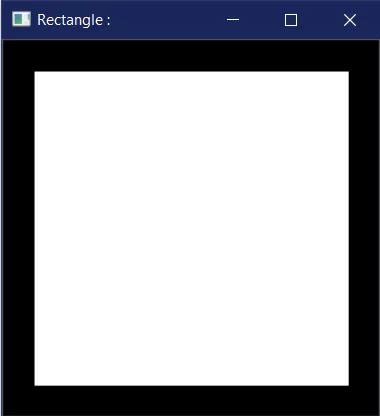
#> input picture sheet2/image-4.png.webp, 380 x 416 px, found by its file name
$ python 'Add two images.py'
#> lines starting #> are read from the running program, lines starting #| are printed output that depends on the picture
from math import floor
import cv2 as cv
import numpy as np


def Contrast_stretch(_2Dlist_local_old_image, _int_local_low_value, _int_local_high_value):
    row, column, channal = _2Dlist_local_old_image.shape
    _2Dlist_local_new_image = np.zeros((row, column, channal))
    _int_local_old_max_value = 0
    _int_local_old_min_value = 0
    _int_local_new_max_value = _int_local_high_value
    _int_local_new_min_value = _int_local_low_value
    for chh in range(0, channal):
        _int_local_old_max_value = 0
        _int_local_old_min_value = _2Dlist_local_old_image[0, 0, chh]
        for r in range(0, row):
            for c in range(0, column):
                if _int_local_old_max_value < _2Dlist_local_old_image[r, c, chh]:
                    _int_local_old_max_value = _2Dlist_local_old_image[r, c, chh]
                if _int_local_old_min_value > _2Dlist_local_old_image[r, c, chh]:
                    _int_local_old_min_value = _2Dlist_local_old_image[r, c, chh]
        _int_local_new_pixel = 0
        for r in range(0, row):
            for c in range(0, column):
                _int_local_new_pixel = ((_2Dlist_local_old_image[r, c, chh] - _int_local_old_min_value) / (
                            _int_local_old_max_value - _int_local_old_min_value)) * (
                                                   _int_local_new_max_value - _int_local_new_min_value) + _int_local_new_min_value
                if _int_local_new_pixel > 255:
                    _2Dlist_local_new_image[r, c, chh] = 255
                elif _int_local_new_pixel < 0:
                    _2Dlist_local_new_image[r, c, chh] = 0
                else:
                    _2Dlist_local_new_image[r, c, chh] = round(_int_local_new_pixel)

    _2Dlist_local_new_image = np.uint8(_2Dlist_local_new_image)
    return _2Dlist_local_new_image


def addimage(_2Dlist_local_first_image, _2Dlist_local_second_image):
    row1, column1, channal = _2Dlist_local_first_image.shape
    _2Dlist_local_new_image = np.zeros((row1, column1, channal))
    _int_local_new_pixel = 0
    for ch in range(0, channal):
        for row in range(0, row1):
            for column in range(0, column1):
                _int_local_new_pixel = _2Dlist_local_first_image[row, column, ch] + _2Dlist_local_second_image[
                    row, column, ch]
                _2Dlist_local_new_image[row, column, ch] = _int_local_new_pixel

    _2Dlist_local_new_image = Contrast_stretch(_2Dlist_local_new_image, 0, 255)
    _2Dlist_local_new_image = np.uint8(_2Dlist_local_new_image)
    cv.imshow("old image", _2Dlist_local_first_image)
    cv.imshow("new image", _2Dlist_local_new_image)
    cv.waitKey(0)


_2Dlist_global_first_image = cv.imread(r'D:\3 faculty\second term\Image   Processing\ass\lab_ass\sheet2\image-4.png.webp')
#> _2Dlist_global_first_image is the input picture: shape (416, 380, 3); mean B, G, R 169.9, 165, 163.8
_2Dlist_global_second_image = cv.imread(r'D:\3 faculty\second term\Image   Processing\ass\lab_ass\sheet2\image-5.png.webp')
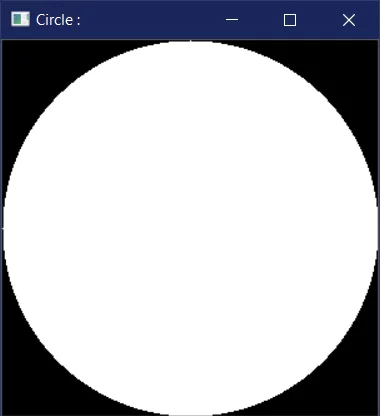
#> input picture sheet2/image-5.png.webp, 380 x 416 px, found by its file name
#> _2Dlist_global_second_image is the input picture: shape (416, 380, 3); mean B, G, R 188.9, 183.9, 182.7

addimage(_2Dlist_global_first_image, _2Dlist_global_second_image)
#> after the loop in addimage, `for ch in range(0, channal):`:
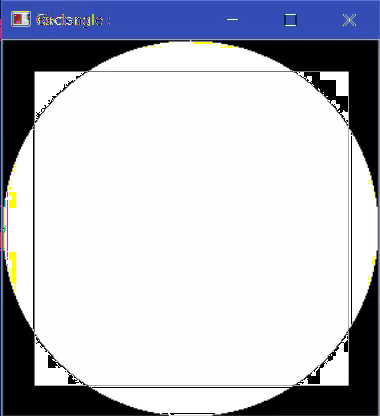
#> _2Dlist_local_new_image: shape (416, 380, 3) float64; mean B, G, R 200.8, 191.8, 189.7
